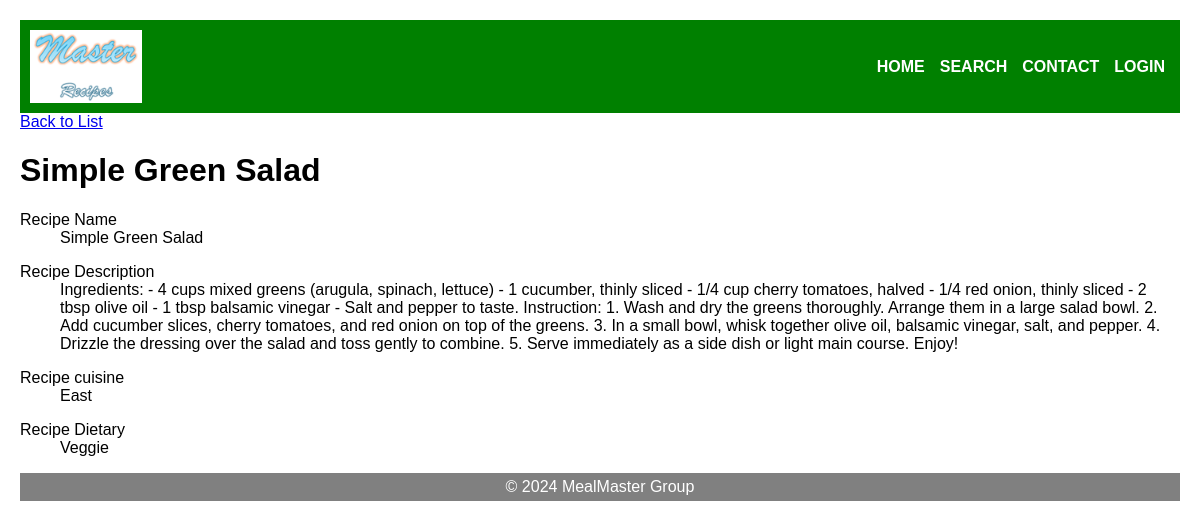
The page /php/show.php?id=1 on the database its author committed.
### tables this page shows
CREATE TABLE IF NOT EXISTS `recipe` (
  `id` INT(11) NOT NULL AUTO_INCREMENT,
  `name` VARCHAR(100) NOT NULL,
  `description` TEXT NOT NULL,
  `cuisine` VARCHAR(50) NOT NULL,
  `dietary` VARCHAR(50) NOT NULL,
  `created_at` TIMESTAMP DEFAULT CURRENT_TIMESTAMP,
  PRIMARY KEY (`id`)
);

### php/show.php (the view, shortened to what this page needs)
<!DOCTYPE html>
<html lang="en">
<head>
  <link rel="stylesheet" href="../css/wstyles.css" />
</head>
<body>
  <?php
  include "headerEm.php";
  $conn = db_connect();
  $id = $_GET['id'];
  $sql = "SELECT * FROM recipe WHERE id= '$id'";
  $result_set = mysqli_query($conn, $sql);
  $result = mysqli_fetch_assoc($result_set);
  ?>
  <div id="content">
    <a class="back-link" href="all.php"> Back to List</a>
    <div class="page show">
      <h1> <?php echo $result['name']; ?></h1>
      <div class="attributes">
        <dl>
          <dt>Recipe Name</dt>
          <dd><?php echo $result['name']; ?></dd>
        </dl>
        <dl>
          <dt>Recipe Description</dt>
          <dd><?php echo $result['description']; ?></dd>
        </dl>
        <dl>
          <dt>Recipe cuisine</dt>
          <dd><?php echo $result['cuisine']; ?></dd>
        </dl>
        <dl>
          <dt>Recipe Dietary</dt>
          <dd><?php echo $result['dietary']; ?></dd>
        </dl>
      </div>
    </div>
  </div>
  <?php include 'footerEm.php'; ?>
</body>
</html>

### css/wstyles.css (style rules this page uses)
html, body { padding: 5px; margin: 5px; font-family: Arial, sans-serif; display: flex; flex-direction: column; }
body { flex:1; }

### rows shown on the page
recipe: name "Simple Green Salad", description "Ingredients: - 4 cups mixed greens (arugula, spinach, lettuce) - 1 cucumber, thinly sliced - 1/4 cup cherry tomatoes, halved - 1/4 red onion, thinly sliced - 2 tbsp olive oil - 1 tbsp balsamic vinegar - Salt and pepper to taste. Instruction: 1. Wash and dry the greens thoroughly. Arrange them in a large salad bowl. 2. Add cucumber slices, cherry tomatoes, and red onion on top of the greens. 3. In a small bowl, whisk together olive oil, balsamic vinegar, salt, and pepper. 4. Drizzle the dressing over the salad and toss gently to combine. 5. Serve immediately as a side dish or light main course. Enjoy!", cuisine "East", dietary "Veggie"
